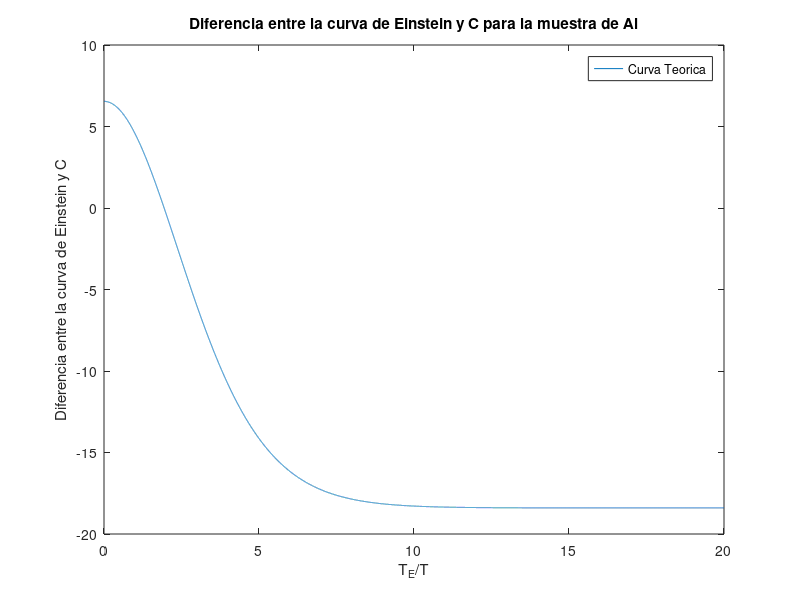

Reproduce this figure in MATLAB. (Note: this script raises an error after producing the figure.)
clear all; close all;
x = 0:0.001:20; 
R = 8.31446261815324; T = 185; % constante de los gases ideales R y temperatura promedio
c = 18.4; % <---------- SELECCIONAR calor especifico molar 
y =3*R*(x.^2).*((exp(x))./((exp(x)-1).^2)) - c;
plot (x,y); plot (x,y); xlabel('T_{E}/T'); ylabel('Diferencia entre la curva de Einstein y C'); legend('Curva Teorica'); title('Diferencia entre la curva de Einstein y C para la muestra de Al')
print -djpeg -r100 temperaturamuestraaluminio.jpg
i = 1; n = 1; mj0(1) = 0; mn0(1) = 0;
while (y(i)>0)
  mj0(i) = x(i);
  i = i+1;
end
x(i-1)
y(i-1)
x(i)
y(i)
precision = 0.5*(y(i-1) - y(i))
xmed = 0.5*(x(i)+x(i-1))
TE = (0.5*(x(i)+x(i-1)))*T  
deltaTE = (xmed - x(i-1))*T
